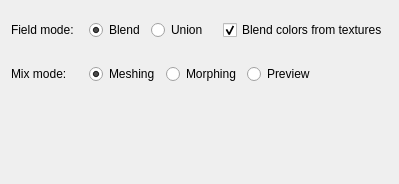
        <widget class="QWidget" name="tab">
         <attribute name="title">
          <string>Mix</string>
         </attribute>
         <layout class="QGridLayout" name="gridLayout_9">
          <item row="0" column="0">
           <widget class="QLabel" name="replaceModeLabel">
            <property name="maximumSize">
             <size>
              <width>16777215</width>
              <height>20</height>
             </size>
            </property>
            <property name="text">
             <string>Field mode:</string>
            </property>
           </widget>
          </item>
          <item row="4" column="0">
           <spacer name="verticalSpacer_3">
            <property name="orientation">
             <enum>Qt::Vertical</enum>
            </property>
            <property name="sizeHint" stdset="0">
             <size>
              <width>20</width>
              <height>40</height>
             </size>
            </property>
           </spacer>
          </item>
          <item row="3" column="0">
           <spacer name="verticalSpacer_5">
            <property name="orientation">
             <enum>Qt::Vertical</enum>
            </property>
            <property name="sizeHint" stdset="0">
             <size>
              <width>20</width>
              <height>40</height>
             </size>
            </property>
           </spacer>
          </item>
          <item row="1" column="1" colspan="2">
           <widget class="QFrame" name="mixModeFrame">
            <property name="minimumSize">
             <size>
              <width>0</width>
              <height>0</height>
             </size>
            </property>
            <property name="maximumSize">
             <size>
              <width>16777215</width>
              <height>65</height>
             </size>
            </property>
            <layout class="QHBoxLayout" name="horizontalLayout_4">
             <item>
              <widget class="QRadioButton" name="mixModeMeshingRadioBox">
               <property name="maximumSize">
                <size>
                 <width>16777215</width>
                 <height>20</height>
                </size>
               </property>
               <property name="text">
                <string>Meshing</string>
               </property>
               <property name="checked">
                <bool>true</bool>
               </property>
              </widget>
             </item>
             <item>
              <widget class="QRadioButton" name="mixModeMorphingRadioBox">
               <property name="maximumSize">
                <size>
                 <width>16777215</width>
                 <height>20</height>
                </size>
               </property>
               <property name="text">
                <string>Morphing</string>
               </property>
              </widget>
             </item>
             <item>
              <widget class="QRadioButton" name="mixModePreviewRadioBox">
               <property name="maximumSize">
                <size>
                 <width>16777215</width>
                 <height>20</height>
                </size>
               </property>
               <property name="text">
                <string>Preview</string>
               </property>
              </widget>
             </item>
            </layout>
           </widget>
          </item>
          <item row="1" column="0">
           <widget class="QLabel" name="mixModeLabel">
            <property name="maximumSize">
             <size>
              <width>16777215</width>
              <height>20</height>
             </size>
            </property>
            <property name="text">
             <string>Mix mode:</string>
            </property>
           </widget>
          </item>
          <item row="0" column="1">
           <widget class="QFrame" name="replaceModeFrame">
            <property name="minimumSize">
             <size>
              <width>0</width>
              <height>0</height>
             </size>
            </property>
            <property name="maximumSize">
             <size>
              <width>16777215</width>
              <height>16777215</height>
             </size>
            </property>
            <layout class="QHBoxLayout" name="horizontalLayout">
             <item>
              <widget class="QRadioButton" name="replaceModeBlendRadioBox">
               <property name="maximumSize">
                <size>
                 <width>16777215</width>
                 <height>20</height>
                </size>
               </property>
               <property name="text">
                <string>Blend</string>
               </property>
               <property name="checked">
                <bool>true</bool>
               </property>
              </widget>
             </item>
             <item>
              <widget class="QRadioButton" name="replaceModeUnionRadioBox">
               <property name="maximumSize">
                <size>
                 <width>16777215</width>
                 <height>20</height>
                </size>
               </property>
               <property name="text">
                <string>Union</string>
               </property>
              </widget>
             </item>
            </layout>
           </widget>
          </item>
          <item row="0" column="2" colspan="2">
           <widget class="QCheckBox" name="blendColorsFromTexturesCheckBox">
            <property name="text">
             <string>Blend colors from textures</string>
            </property>
            <property name="checked">
             <bool>true</bool>
            </property>
           </widget>
          </item>
          <item row="1" column="3">
           <spacer name="horizontalSpacer_2">
            <property name="orientation">
             <enum>Qt::Horizontal</enum>
            </property>
            <property name="sizeHint" stdset="0">
             <size>
              <width>40</width>
              <height>20</height>
             </size>
            </property>
           </spacer>
          </item>
         </layout>
        </widget>
